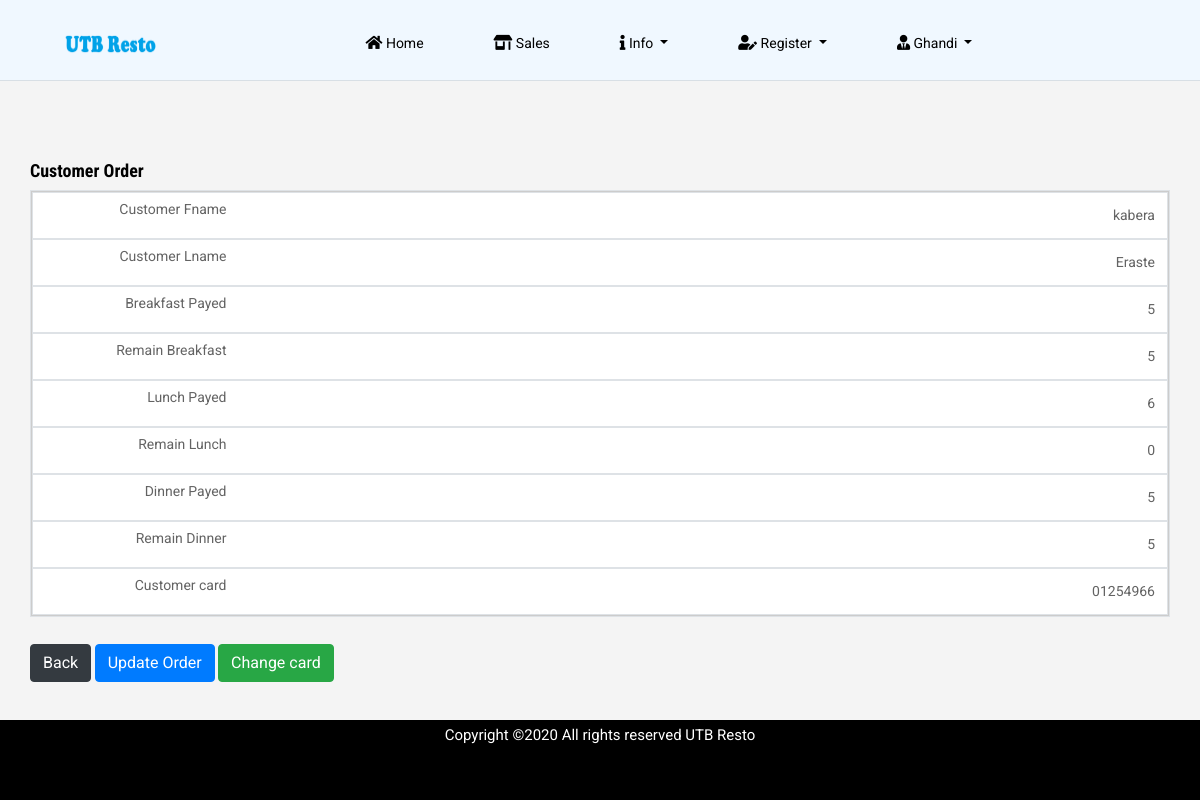
Before: /single-customer.php?id=73 (signed in) with the older database file.
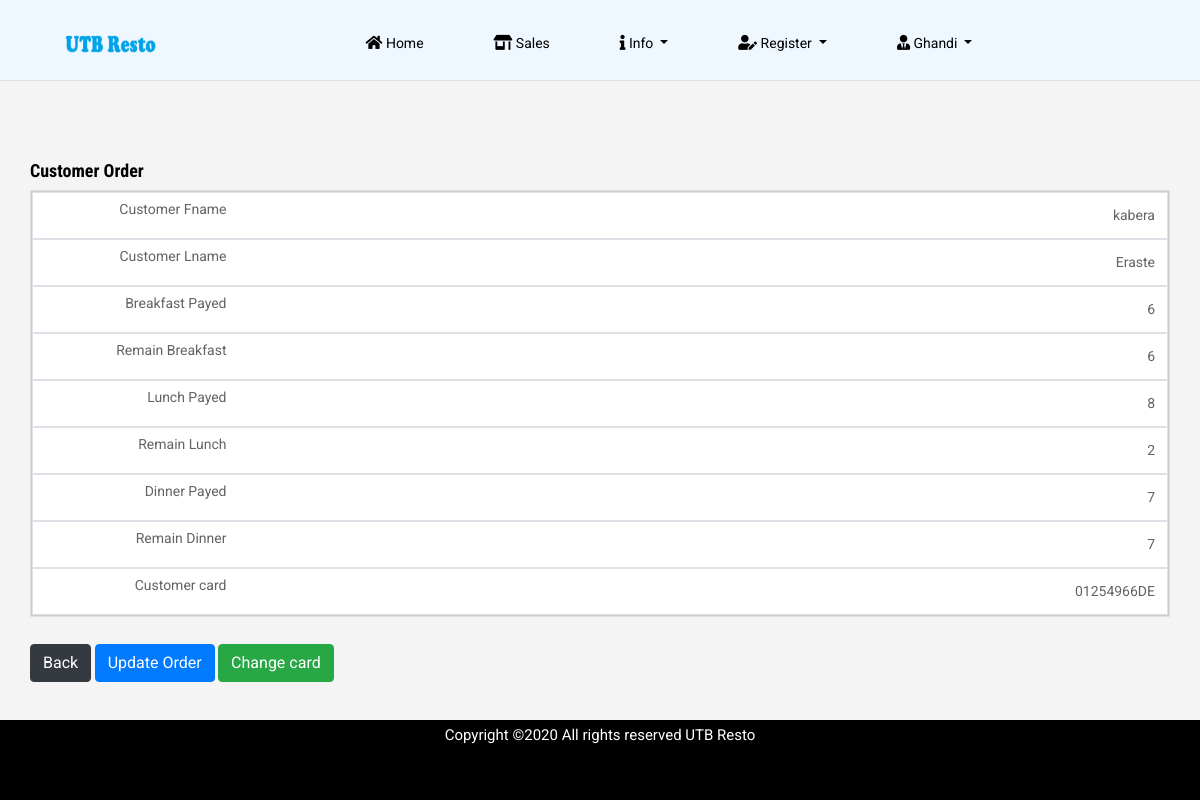
After: the same page with the newer database file.
### tables this page shows
CREATE TABLE `breakfast` (
  `breakfast_id` int(11) NOT NULL,
  `breakfast_counter` int(11) NOT NULL,
  `customer_id` int(11) DEFAULT NULL,
  `register_date` timestamp NOT NULL DEFAULT CURRENT_TIMESTAMP ON UPDATE CURRENT_TIMESTAMP
);

CREATE TABLE `counter_breakfast` (
  `counter_id` int(11) NOT NULL,
  `remain_breakfast` int(11) DEFAULT NULL,
  `customer_id` int(11) DEFAULT NULL
);

CREATE TABLE `lunch` (
  `lunch_id` int(1) NOT NULL,
  `lunch_counter` int(11) NOT NULL,
  `customer_id` int(11) DEFAULT NULL,
  `register_date` timestamp NOT NULL DEFAULT CURRENT_TIMESTAMP ON UPDATE CURRENT_TIMESTAMP
);

CREATE TABLE `counter_lunch` (
  `counter_id` int(11) NOT NULL,
  `remain_lunch` int(11) DEFAULT NULL,
  `customer_id` int(11) DEFAULT NULL
);

CREATE TABLE `dinner` (
  `dinner_id` int(11) NOT NULL,
  `dinner_counter` int(11) NOT NULL,
  `customer_id` int(11) DEFAULT NULL,
  `register_date` timestamp NOT NULL DEFAULT CURRENT_TIMESTAMP ON UPDATE CURRENT_TIMESTAMP
);

CREATE TABLE `counter_dinner` (
  `counter_id` int(11) NOT NULL,
  `remain_dinner` int(11) DEFAULT NULL,
  `customer_id` int(11) DEFAULT NULL
);

CREATE TABLE `rfid_card` (
  `id` int(11) NOT NULL,
  `card_id` varchar(30) NOT NULL,
  `customer_id` int(11) DEFAULT NULL,
  `register_date` timestamp NOT NULL DEFAULT CURRENT_TIMESTAMP ON UPDATE CURRENT_TIMESTAMP,
  `user_id` int(11) NOT NULL,
  `register_name` varchar(50) NOT NULL
);

### single-customer.php (the view, shortened to what the changed rows need)
<!doctype html>
<html lang="en">
<?php
include('config.php');
$session = $_SESSION['name'];
$sel_admin = mysqli_query($con, "select user_type,status from admin where admin_name = '$session'");
while($row = mysqli_fetch_array($sel_admin)){
    $status = $row['status'];
}
if(!$_SESSION['name']){
header("location: index.php");
}
else if( $status != 'Active'){
    header("location: access-revoked.php");
}
else{
    $id = $_GET['id'];
    $sel_customer = mysqli_query($con,"select customer_fname, customer_lname from customers where customer_id = '$id'");
        while($row = mysqli_fetch_array($sel_customer)){
                    $customer_fname = $row['customer_fname'];
                    $customer_lname = $row['customer_lname'];
    }
?>
<head>
    <link rel="stylesheet" href="css/bootstrap.min.css">
    <link rel="stylesheet" href="css/all.css">
    <link rel="stylesheet" href="css/style.css">
    <link rel="stylesheet" href="./charts/css/single1.css">
  <link href="https://maxcdn.bootstrapcdn.com/font-awesome/latest/css/font-awesome.min.css" rel="stylesheet">
</head>
<body>
<div id="container">
    <div class="head-color">
     <header class="main_menu home_menu">
        <div class="container-fluid">
            <div class="row align-items-center justify-content-center">
                <div class="col-lg-11">
                    <nav class="navbar navbar-expand-lg navbar-light">
                        <a class="navbar-brand" href="home.php"> <img src="img/logo3.png" width="92px" height="21px" alt="logo"> </a>
                        <div class="collapse navbar-collapse main-menu-item" id="navbarSupportedContent">
                            <ul class="navbar-nav">
                                <li class="nav-item">
                                    <a class="nav-link" href="home.php">
                                    <i class="fas fa-home"></i> Home</a>
                                </li>
                                <li class="nav-item">
                                    <a class="nav-link" href="payment.php"><i class="fas fa-store-alt"></i> Sales</a>
                                </li>
                                <li class="nav-item dropdown">
                                    <a class="nav-link dropdown-toggle" href="" id="navbarDropdown_2"
                                        role="button" data-toggle="dropdown" aria-haspopup="true" aria-expanded="false">
                                        <i class="fas fa-info"></i> Info
                                    </a>
                                </li>
                                <li class="nav-item dropdown">
                                    <a class="nav-link dropdown-toggle" href="" id="navbarDropdown_2"
                                        role="button" data-toggle="dropdown" aria-haspopup="true" aria-expanded="false">
                                        <i class="fas fa-user-edit"></i> Register
                                    </a>
                                </li>
                                <li class="nav-item dropdown">
                                    <a class="nav-link dropdown-toggle" href="" id="navbarDropdown_2"
                                        role="button" data-toggle="dropdown" aria-haspopup="true" aria-expanded="false">
                                        <i class="fas fa-user-tie"></i> <?php echo $_SESSION['name']; ?>
                                    </a>
                                </li>
                            </ul>
                        </div>
                    </nav>
                </div>
            </div>
        </div>
    </header>
    <hr>
   </div>
    <?php
    $breakfast = mysqli_query($con, "select breakfast_counter from breakfast where customer_id = '$id'");
    $row=mysqli_fetch_array($breakfast);
    $breakfast_count = $row['breakfast_counter'];
    $lunch = mysqli_query($con, "select lunch_counter from lunch where customer_id = '$id'");
    $row=mysqli_fetch_array($lunch);
    $lunch_count = $row['lunch_counter'];
    $dinner = mysqli_query($con, "select dinner_counter from dinner where customer_id = '$id'");
    $row=mysqli_fetch_array($dinner);
    $dinner_count = $row['dinner_counter'];
    $remain_break1 = mysqli_query($con, "select remain_breakfast from counter_breakfast where customer_id = '$id' order by remain_breakfast ASC LIMIT 1");
    $row=mysqli_fetch_array($remain_break1);
    $remain_break = $row['remain_breakfast'];
    $remain_dinner1 = mysqli_query($con, "select remain_dinner from counter_dinner where customer_id = '$id' order by remain_dinner ASC LIMIT 1");
    $row=mysqli_fetch_array($remain_dinner1);
    $remain_dinner = $row['remain_dinner'];
    $remain_lunch1 = mysqli_query($con, "select remain_lunch from counter_lunch where customer_id = '$id' order by remain_lunch ASC LIMIT 1");
    $row=mysqli_fetch_array($remain_lunch1);
    $remain_lunch = $row['remain_lunch'];
    $customer_card = mysqli_query($con, "select card_id from rfid_card where customer_id = '$id'");
    $row=mysqli_fetch_array($customer_card);
    $card_id = $row['card_id'];
    ?>
    <br>
    <br>
    <br>
<div id="page" class="clearfix">
<div class="container col-sm-10 col-md-10 col-lg-10">
<h4><strong>Customer Order</strong></h4>
        <div class="row">
        <div class="col-lg-12">
<table class="table table-bordered">
  <tbody>
  <tr style="text-align: right;">
                 <td><?php  echo $customer_fname;?></td>
        <td><?php  echo $customer_lname;?></td>
        <td><?php echo $breakfast_count; ?></td>
        <td><?php  echo $remain_break; ?></td>
        <td><?php echo $lunch_count; ?></td>
        <td><?php echo $remain_lunch; ?></td>
        <td><?php  echo $dinner_count?></td>
        <td><?php echo $remain_dinner; ?></td>
        <td><?php  echo $card_id; ?></td>
            </tr>
  </tbody>
</table>
</div>
      <br>
       <div class="container col-sm-12 col-md-12 col-lg-12" style="margin-top: 1%;">
          <botton class="btn btn-dark col-xs-6"><a style="color:white; text-decoration:none" href="payment.php">Back</a></botton>
          <botton class="btn btn-primary col-xs-6"><a style="color:white; text-decoration:none" href="order-update.php?id=<?php echo $id; ?>">Update Order</a></botton>
          <botton class="btn btn-success col-xs-6"><a style="color:white; text-decoration:none" href="customer-card.php?id= <?php echo $id; ?>">Change card</a></botton>
      </div>
</div>
    </div>
<br>
    <footer id="footer" class="footer_part_new">
        <div class="container">
                <div class="col-lg-12">
                    <div class="copyright_text">
                        <P>
                            Copyright &copy;<script>document.write(new Date().getFullYear());</script>
                             All rights reserved UTB Resto
                        </P>
              </div>
        </div>
    </footer>
</div>
</body>
</html>
<?php include('auto_logout.php'); } ?>

Changed rows visible on the page:
changed breakfast: breakfast_counter "5" → "6"
changed counter_breakfast: remain_breakfast "5" → "6"
changed lunch: lunch_counter "6" → "8"
changed counter_lunch: remain_lunch "0" → "2"
changed dinner: dinner_counter "5" → "7"
changed counter_dinner: remain_dinner "5" → "7"
changed rfid_card: card "01254966" → "01254966DE"
